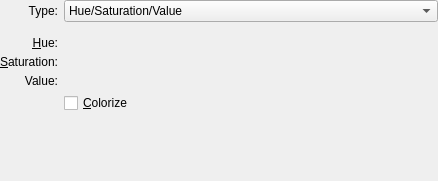
<?xml version="1.0" encoding="UTF-8"?>
<ui version="4.0">
 <class>WdgHSVAdjustment</class>
 <widget class="QWidget" name="WdgHSVAdjustment">
  <property name="geometry">
   <rect>
    <x>0</x>
    <y>0</y>
    <width>438</width>
    <height>181</height>
   </rect>
  </property>
  <layout class="QGridLayout">
   <property name="leftMargin">
    <number>0</number>
   </property>
   <property name="topMargin">
    <number>0</number>
   </property>
   <property name="rightMargin">
    <number>0</number>
   </property>
   <property name="bottomMargin">
    <number>0</number>
   </property>
   <property name="verticalSpacing">
    <number>5</number>
   </property>
   <item row="2" column="1">
    <widget class="KisDoubleSliderSpinBox" name="hue" native="true">
     <property name="sizePolicy">
      <sizepolicy hsizetype="MinimumExpanding" vsizetype="Fixed">
       <horstretch>0</horstretch>
       <verstretch>0</verstretch>
      </sizepolicy>
     </property>
    </widget>
   </item>
   <item row="6" column="0" colspan="2">
    <spacer>
     <property name="orientation">
      <enum>Qt::Vertical</enum>
     </property>
     <property name="sizeHint" stdset="0">
      <size>
       <width>20</width>
       <height>0</height>
      </size>
     </property>
    </spacer>
   </item>
   <item row="0" column="0">
    <widget class="QLabel" name="lblType">
     <property name="text">
      <string>Type:</string>
     </property>
     <property name="alignment">
      <set>Qt::AlignRight|Qt::AlignTrailing|Qt::AlignVCenter</set>
     </property>
     <property name="buddy">
      <cstring>cmbType</cstring>
     </property>
    </widget>
   </item>
   <item row="3" column="0">
    <widget class="QLabel" name="label_2">
     <property name="sizePolicy">
      <sizepolicy hsizetype="Preferred" vsizetype="Preferred">
       <horstretch>0</horstretch>
       <verstretch>0</verstretch>
      </sizepolicy>
     </property>
     <property name="text">
      <string>&amp;Saturation:</string>
     </property>
     <property name="scaledContents">
      <bool>false</bool>
     </property>
     <property name="alignment">
      <set>Qt::AlignRight|Qt::AlignTrailing|Qt::AlignVCenter</set>
     </property>
     <property name="buddy">
      <cstring>saturation</cstring>
     </property>
    </widget>
   </item>
   <item row="5" column="1">
    <widget class="QCheckBox" name="chkColorize">
     <property name="text">
      <string>&amp;Colorize</string>
     </property>
    </widget>
   </item>
   <item row="4" column="1">
    <widget class="KisDoubleSliderSpinBox" name="value" native="true">
     <property name="sizePolicy">
      <sizepolicy hsizetype="MinimumExpanding" vsizetype="Fixed">
       <horstretch>0</horstretch>
       <verstretch>0</verstretch>
      </sizepolicy>
     </property>
    </widget>
   </item>
   <item row="1" column="0" colspan="2">
    <spacer name="verticalSpacer">
     <property name="orientation">
      <enum>Qt::Vertical</enum>
     </property>
     <property name="sizeType">
      <enum>QSizePolicy::Fixed</enum>
     </property>
     <property name="sizeHint" stdset="0">
      <size>
       <width>20</width>
       <height>9</height>
      </size>
     </property>
    </spacer>
   </item>
   <item row="4" column="0">
    <widget class="QLabel" name="label_3">
     <property name="text">
      <string>Value:</string>
     </property>
     <property name="alignment">
      <set>Qt::AlignRight|Qt::AlignTrailing|Qt::AlignVCenter</set>
     </property>
     <property name="buddy">
      <cstring>value</cstring>
     </property>
    </widget>
   </item>
   <item row="2" column="0">
    <widget class="QLabel" name="label">
     <property name="sizePolicy">
      <sizepolicy hsizetype="Preferred" vsizetype="Preferred">
       <horstretch>0</horstretch>
       <verstretch>0</verstretch>
      </sizepolicy>
     </property>
     <property name="text">
      <string>&amp;Hue:</string>
     </property>
     <property name="alignment">
      <set>Qt::AlignRight|Qt::AlignTrailing|Qt::AlignVCenter</set>
     </property>
     <property name="buddy">
      <cstring>hue</cstring>
     </property>
    </widget>
   </item>
   <item row="0" column="1">
    <widget class="QComboBox" name="cmbType">
     <property name="currentIndex">
      <number>0</number>
     </property>
     <item>
      <property name="text">
       <string>Hue/Saturation/Value</string>
      </property>
     </item>
     <item>
      <property name="text">
       <string>Hue/Saturation/Lightness</string>
      </property>
     </item>
     <item>
      <property name="text">
       <string>Hue/Saturation/Intensity</string>
      </property>
     </item>
     <item>
      <property name="text">
       <string>Hue/Saturation/Luma</string>
      </property>
     </item>
     <item>
      <property name="text">
       <string>Blue Chroma/Red Chroma/Luma</string>
      </property>
     </item>
    </widget>
   </item>
   <item row="3" column="1">
    <widget class="KisDoubleSliderSpinBox" name="saturation" native="true">
     <property name="sizePolicy">
      <sizepolicy hsizetype="MinimumExpanding" vsizetype="Fixed">
       <horstretch>0</horstretch>
       <verstretch>0</verstretch>
      </sizepolicy>
     </property>
    </widget>
   </item>
  </layout>
 </widget>
 <customwidgets>
  <customwidget>
   <class>KisDoubleSliderSpinBox</class>
   <extends>QWidget</extends>
   <header>kis_slider_spin_box.h</header>
   <container>1</container>
  </customwidget>
 </customwidgets>
 <tabstops>
  <tabstop>cmbType</tabstop>
  <tabstop>hue</tabstop>
  <tabstop>saturation</tabstop>
  <tabstop>value</tabstop>
  <tabstop>chkColorize</tabstop>
 </tabstops>
 <resources/>
 <connections/>
</ui>
